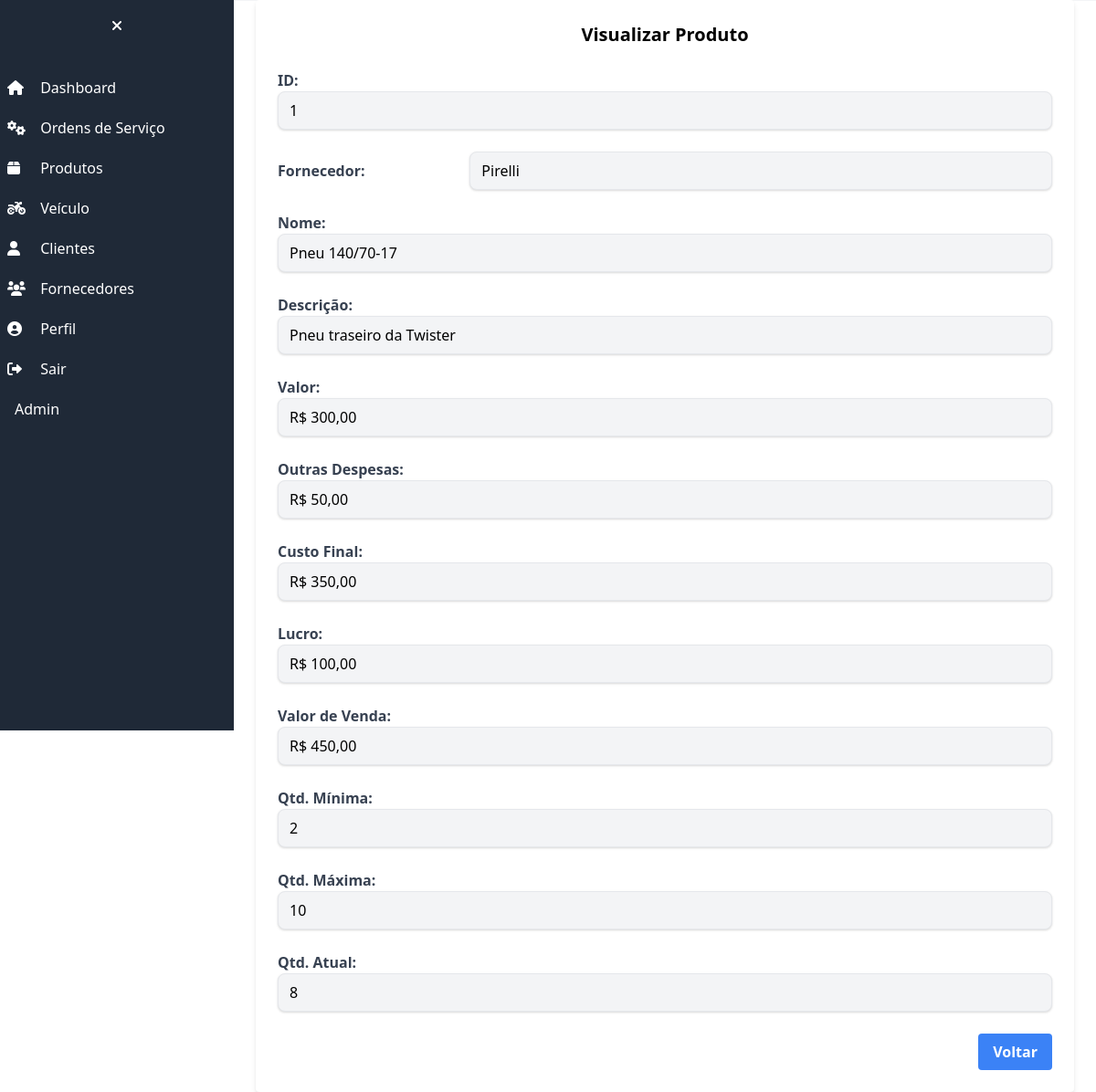
Page /produtos/produtos/1/ (signed in) on the committed database.
### produto/models.py (models this page shows, shortened)
class Produto(models.Model):
    fornecedor = models.ForeignKey(Fornecedor, on_delete=models.CASCADE, verbose_name='Fornecedor')
    nome = models.CharField(max_length=255)
    descricao = models.TextField()
    valor = models.DecimalField(max_digits=10, decimal_places=2)
    outras_despesas = models.DecimalField(max_digits=10, decimal_places=2, default=0.00)
    custo_final = models.DecimalField(max_digits=10, decimal_places=2)
    lucro = models.DecimalField(max_digits=10, decimal_places=2)
    valor_venda = models.DecimalField(max_digits=10, decimal_places=2)
    qtd_minima = models.IntegerField()
    qtd_maxima = models.IntegerField()
    qtd_atual = models.IntegerField()

### fornecedor/models.py (models this page shows, shortened)
class Fornecedor(models.Model):
    nome = models.CharField('NOME', max_length=255)
    cpf_cnpj = models.CharField('CPF/CNPJ', max_length=18, validators=[validate_cpf_cnpj])
    telefone = models.CharField('TELEFONE 1', max_length=20, validators=[validate_phone])
    telefone2 = models.CharField('TELEFONE 2', max_length=20, validators=[validate_phone], blank=True)
    email = models.EmailField('EMAIL', blank=True)
    endereco_cep = models.CharField('CEP', max_length=10, blank=True)
    endereco_logradouro = models.CharField('ENDEREÇO', max_length=255, blank=True)
    endereco_numero = models.CharField('NÚMERO', max_length=10, blank=True)
    endereco_bairro = models.CharField('BAIRRO', max_length=255, blank=True)
    endereco_cidade = models.CharField('CIDADE', max_length=255, blank=True)
    endereco_estado = models.CharField('ESTADO', max_length=2, choices=ESTADOS_CHOICES, blank=True)
    endereco_complemento = models.CharField('COMPLEMENTO', max_length=255, blank=True)
    observacao = models.TextField('OBSERVAÇÕES', blank=True)
    criado_em = models.DateTimeField('CRIADO EM', auto_now_add=True)
    class Meta:
        verbose_name = 'Fornecedor'
        verbose_name_plural = 'Fornecedores'
    def __str__(self) -> str:
        return self.nome

### produto/views.py (the view)
# urls.py: path('produtos/<int:pk>/', ProdutoDetailView.as_view(), name='produto_detail'),
class ProdutoDetailView(DetailView):
    model = Produto
    template_name = "produto_detail.html"
    context_object_name = "produto"

### produto/templates/produto_detail.html (shortened to what this page needs)
{% extends 'base.html' %}
{% block content %}
<div class="w-full max-w-4xl bg-white mx-auto rounded shadow-md p-6">
    <h2 class="text-xl font-bold mb-6 text-center">Visualizar Produto</h2>
    <div class="grid grid-cols-1 gap-6">
      <div>
        <label class="block font-bold text-gray-700">ID:</label>
        <p class="py-2 px-3 border rounded-lg shadow bg-gray-100">{{ produto.id }}</p>
      </div>
      <div class="flex items-center">
        <label class="w-1/3 font-bold text-gray-700">Fornecedor:</label>
        <p class="w-full py-2 px-3 border rounded-lg shadow bg-gray-100">{{ produto.fornecedor }}</p>
      </div>
      <div>
        <label class="block font-bold text-gray-700">Nome:</label>
        <p class="py-2 px-3 border rounded-lg shadow bg-gray-100">{{ produto.nome }}</p>
      </div>
      <div>
        <label class="block font-bold text-gray-700">Descrição:</label>
        <p class="py-2 px-3 border rounded-lg shadow bg-gray-100">{{ produto.descricao }}</p>
      </div>
      <div>
        <label class="block font-bold text-gray-700">Valor:</label>
        <p class="py-2 px-3 border rounded-lg shadow bg-gray-100">R$ {{ produto.valor }}</p>
      </div>
      <div>
        <label class="block font-bold text-gray-700">Outras Despesas:</label>
        <p class="py-2 px-3 border rounded-lg shadow bg-gray-100">R$ {{ produto.outras_despesas }}</p>
      </div>
      <div>
        <label class="block font-bold text-gray-700">Custo Final:</label>
        <p class="py-2 px-3 border rounded-lg shadow bg-gray-100">R$ {{ produto.custo_final }}</p>
      </div>
      <div>
        <label class="block font-bold text-gray-700">Lucro:</label>
        <p class="py-2 px-3 border rounded-lg shadow bg-gray-100">R$ {{ produto.lucro }}</p>
      </div>
      <div>
        <label class="block font-bold text-gray-700">Valor de Venda:</label>
        <p class="py-2 px-3 border rounded-lg shadow bg-gray-100">R$ {{ produto.valor_venda }}</p>
      </div>
      <div>
        <label class="block font-bold text-gray-700">Qtd. Mínima:</label>
        <p class="py-2 px-3 border rounded-lg shadow bg-gray-100">{{ produto.qtd_minima }}</p>
      </div>
      <div>
        <label class="block font-bold text-gray-700">Qtd. Máxima:</label>
        <p class="py-2 px-3 border rounded-lg shadow bg-gray-100">{{ produto.qtd_maxima }}</p>
      </div>
      <div>
        <label class="block font-bold text-gray-700">Qtd. Atual:</label>
        <p class="py-2 px-3 border rounded-lg shadow bg-gray-100">{{ produto.qtd_atual }}</p>
      </div>
    </div>
    <div class="mt-6 flex justify-end">
      <a href="/produtos" class="bg-blue-500 hover:bg-blue-600 text-white font-bold py-2 px-4 rounded focus:outline-none focus:shadow-outline">Voltar</a>
    </div>
  </div>
{% endblock %}

### rows in the picture
Produto: id "1", fornecedor "Pirelli", nome "Pneu 140/70-17", descricao "Pneu traseiro da Twister", valor "300,00", outras_despesas "50,00", custo_final "350,00", lucro "100,00", valor_venda "450,00", qtd_minima "2", qtd_maxima "10", qtd_atual "8"
